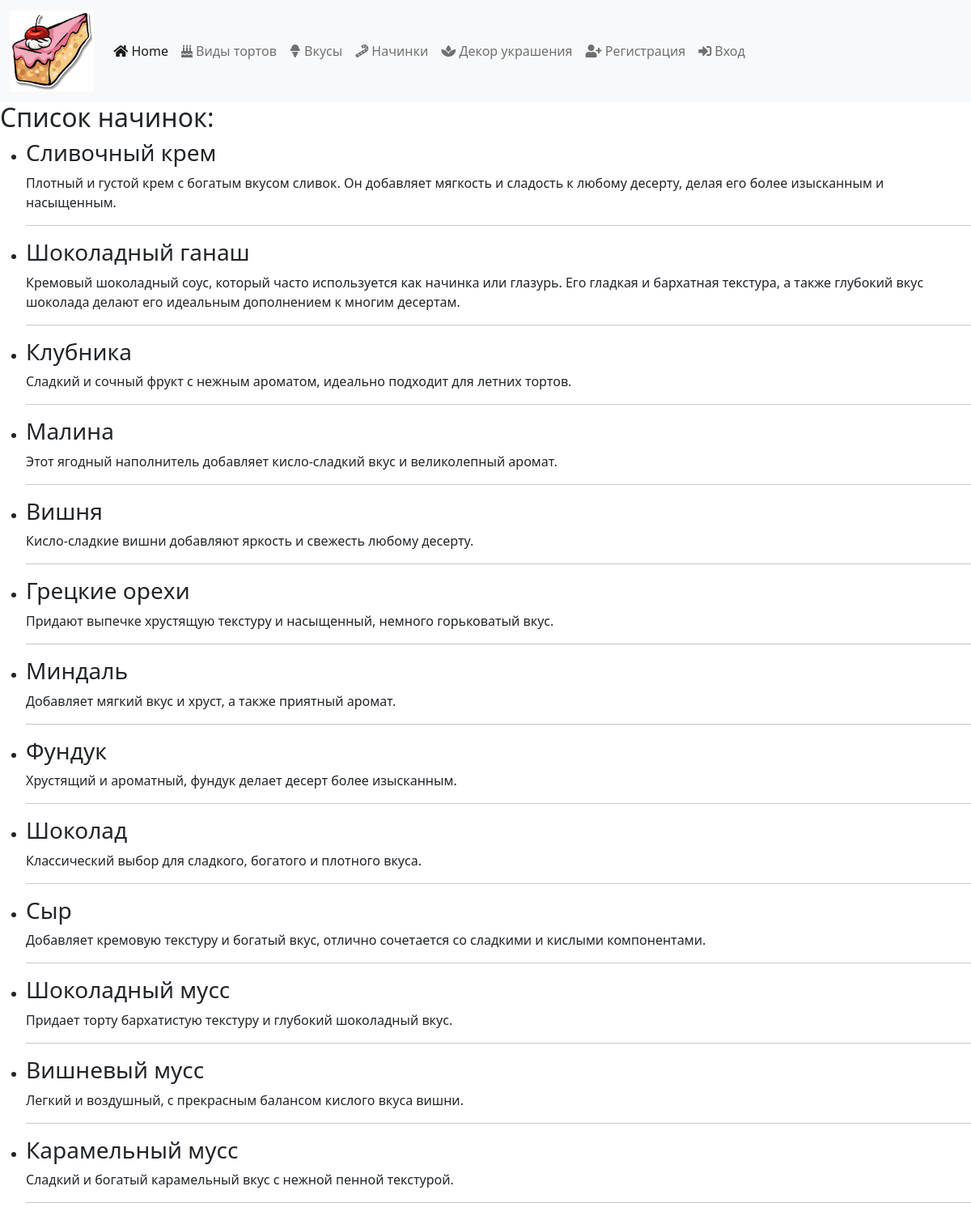
The app's page /fillings/, older data.
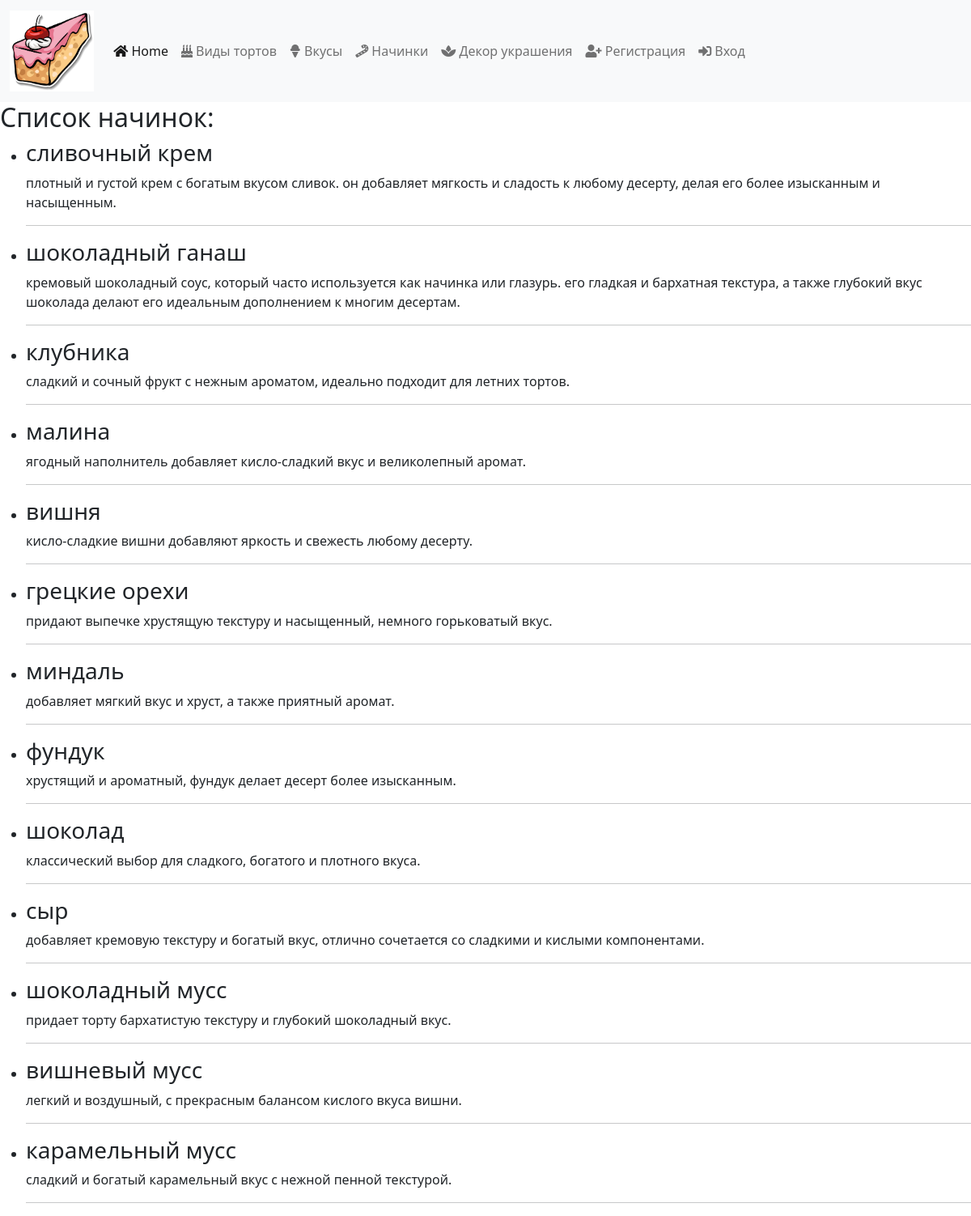
The same page, newer data.
### pastries/models.py (models this page shows, shortened)
class Filling(models.Model):
    name = models.CharField(max_length=200)
    description = models.TextField(blank=True, null=True)
    available = models.BooleanField(default=True)
    cake_types = models.ManyToManyField(CakeType, blank=True)
    tastes = models.ManyToManyField(Taste, blank=True)
    class Meta:
        verbose_name = 'Начинка'
        verbose_name_plural = 'Начинки'

### pastries/views.py (the view)
# urls.py: path('fillings/', views.SpecificFillingCBV.as_view()),
class SpecificFillingCBV(ListView):
    model = Filling
    template_name = "pastries/specific_fillings.html"
    context_object_name = "specific_fillings"

### pastries/templates/pastries/specific_fillings.html
{% extends 'layouts/index.html' %}
{% block content %}
    <h2>Список начинок:</h2>
    <ul>
        {% for filling in specific_fillings %}
            <li>
                <h3>{{ filling.name }}</h3>
                <p>{{ filling.description }}</p>
                <hr>
            </li>
        {% empty %}
            <li>В данный момент нет доступных начинок.</li>
        {% endfor %}
    </ul>
{% endblock %}

Row changes from the older to the newer data that the page shows:
changed Filling: name "Сливочный крем" → "сливочный крем"; description "Плотный и густой крем с богатым вкусом сливок. Он добавляет мягкость и сладость к любому десерту, делая его более изысканным и насыщенным." → "плотный и густой крем с богатым вкусом сливок. он добавляет мягкость и сладость к любому десерту, делая его более изысканным и насыщенным."
changed Filling: name "Шоколадный ганаш" → "шоколадный ганаш"; description "Кремовый шоколадный соус, который часто используется как начинка или глазурь. Его гладкая и бархатная текстура,…" → "кремовый шоколадный соус, который часто используется как начинка или глазурь. его гладкая и бархатная текстура,…"
changed Filling: name "Клубника" → "клубника"; description "Сладкий и сочный фрукт с нежным ароматом, идеально подходит для летних тортов." → "сладкий и сочный фрукт с нежным ароматом, идеально подходит для летних тортов."
changed Filling: name "Малина" → "малина"; description "Этот ягодный наполнитель добавляет кисло-сладкий вкус и великолепный аромат." → "ягодный наполнитель добавляет кисло-сладкий вкус и великолепный аромат."
changed Filling: name "Вишня" → "вишня"; description "Кисло-сладкие вишни добавляют яркость и свежесть любому десерту." → "кисло-сладкие вишни добавляют яркость и свежесть любому десерту."
changed Filling: name "Грецкие орехи" → "грецкие орехи"; description "Придают выпечке хрустящую текстуру и насыщенный, немного горьковатый вкус." → "придают выпечке хрустящую текстуру и насыщенный, немного горьковатый вкус."
changed Filling: name "Миндаль" → "миндаль"; description "Добавляет мягкий вкус и хруст, а также приятный аромат." → "добавляет мягкий вкус и хруст, а также приятный аромат."
changed Filling: name "Фундук" → "фундук"; description "Хрустящий и ароматный, фундук делает десерт более изысканным." → "хрустящий и ароматный, фундук делает десерт более изысканным."
changed Filling: name "Шоколад" → "шоколад"; description "Классический выбор для сладкого, богатого и плотного вкуса." → "классический выбор для сладкого, богатого и плотного вкуса."
changed Filling: name "Сыр" → "сыр"; description "Добавляет кремовую текстуру и богатый вкус, отлично сочетается со сладкими и кислыми компонентами." → "добавляет кремовую текстуру и богатый вкус, отлично сочетается со сладкими и кислыми компонентами."
changed Filling: name "Шоколадный мусс" → "шоколадный мусс"; description "Придает торту бархатистую текстуру и глубокий шоколадный вкус." → "придает торту бархатистую текстуру и глубокий шоколадный вкус."
changed Filling: name "Вишневый мусс" → "вишневый мусс"; description "Легкий и воздушный, с прекрасным балансом кислого вкуса вишни." → "легкий и воздушный, с прекрасным балансом кислого вкуса вишни."
changed Filling: name "Карамельный мусс" → "карамельный мусс"; description "Сладкий и богатый карамельный вкус с нежной пенной текстурой." → "сладкий и богатый карамельный вкус с нежной пенной текстурой."
